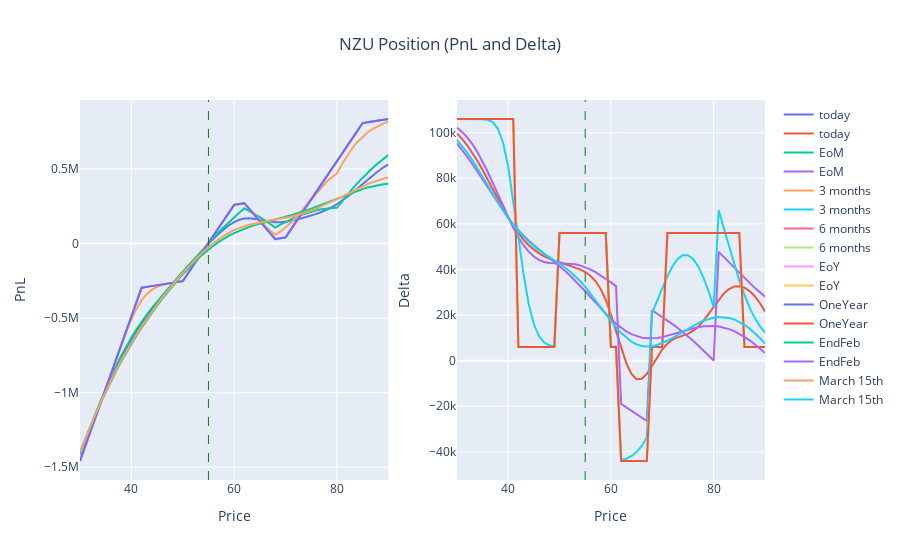

The code cell stored with this chart in its notebook:
### Code cell
fig = make_subplots(rows=1, cols=2)
for i in range(0,len(fig_d.data)):
    fig.add_trace(fig_p.data[i], row=1, col=1)
    fig.add_trace(fig_d.data[i], row=1, col=2)

fig.update_layout(title={'text': 'NZU Position (PnL and Delta)','x': 0.5,'xanchor': 'center'})

fig.update_xaxes(title_text="Price", row=1, col=1)
fig.update_yaxes(title_text="PnL", row=1, col=1)
fig.update_xaxes(title_text="Price", row=1, col=2)
fig.update_yaxes(title_text="Delta", row=1, col=2)

fig.add_vline(x=current_spot, line_width=1, line_dash="dash", line_color="green")

fig.show()
